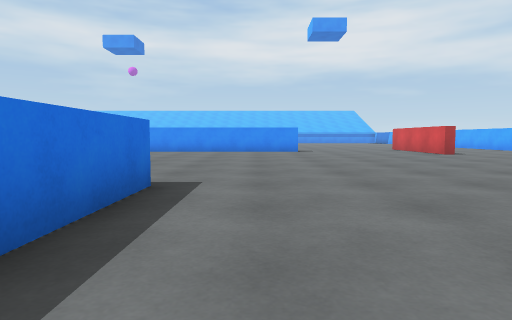
[1] (above)

23 first-person views from a walk through a Unity game level. The camera is 0.62 m above the floor, tilts 4° down and sees 75° across. The floor is counted in squares, 1 m on a side. Each view is taken from the middle of a square. On the plan, view 1 faces up. The plan holds only what a view shows up to about 10 squares ahead; the rest is blank. The place goes on beyond the plan. The player character is not drawn.

[2]
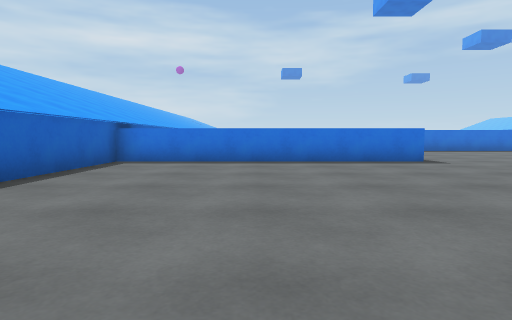

[3]
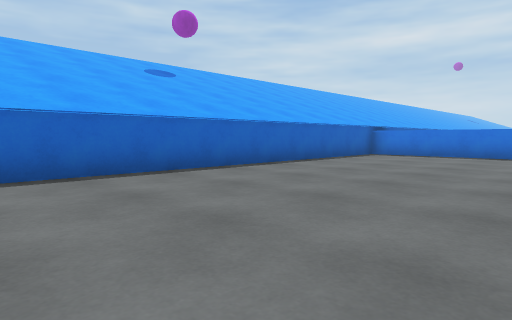

[4]
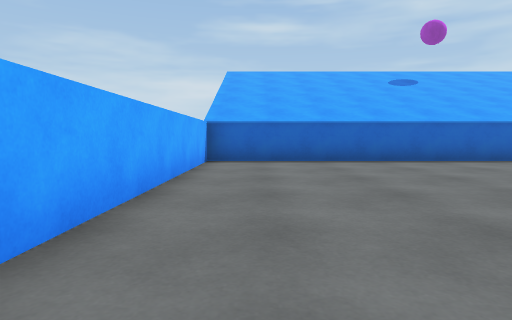

[5]
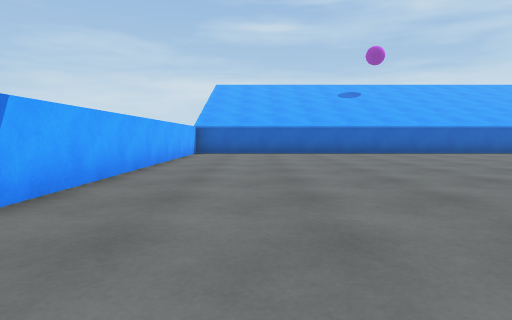

[6]
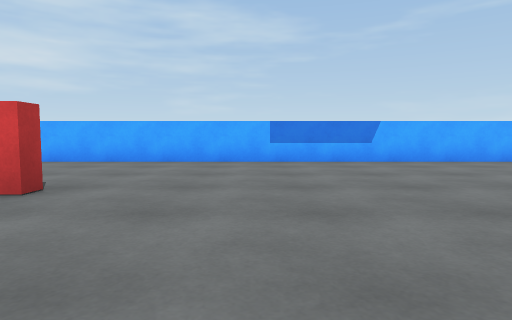

[7]
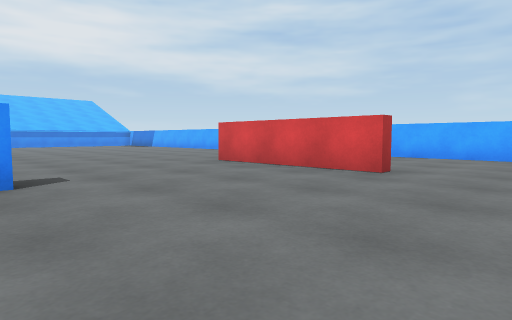

[8]
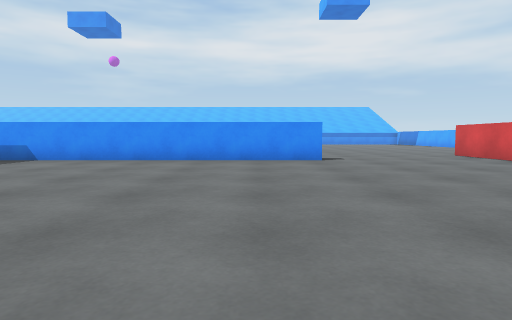

[9]
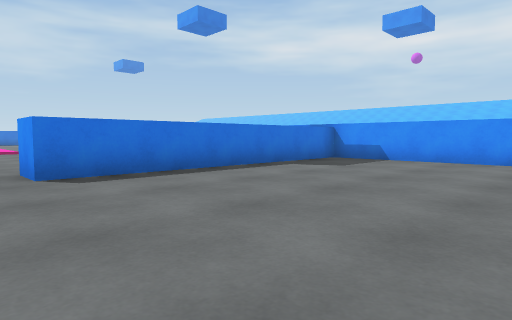

[10]
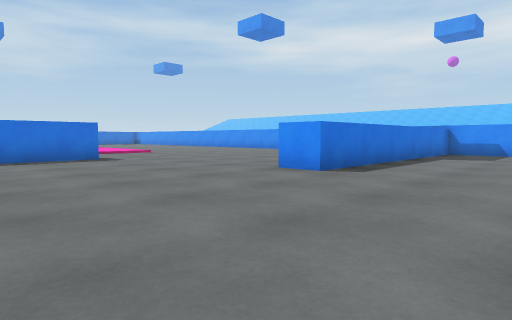

[11]
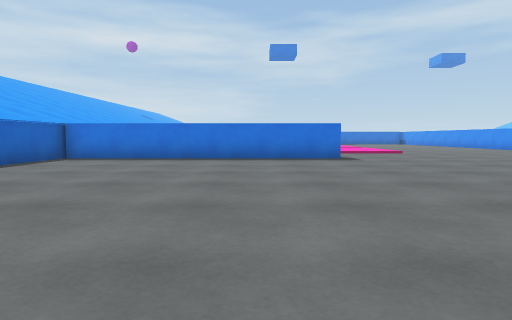

[12]
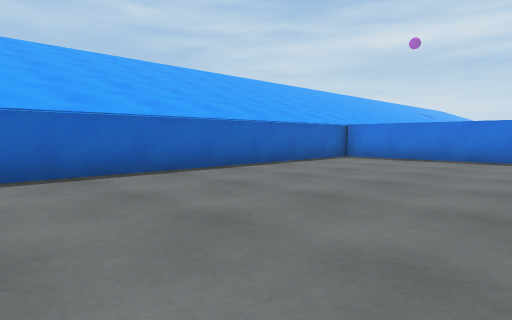

[13]
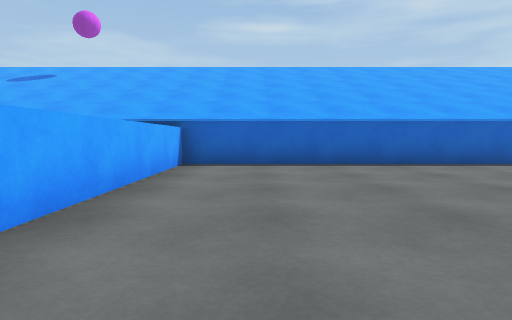

[14]
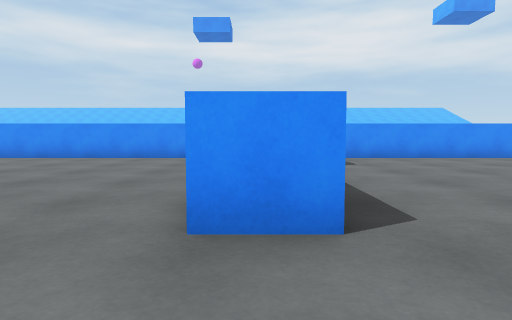

[15]
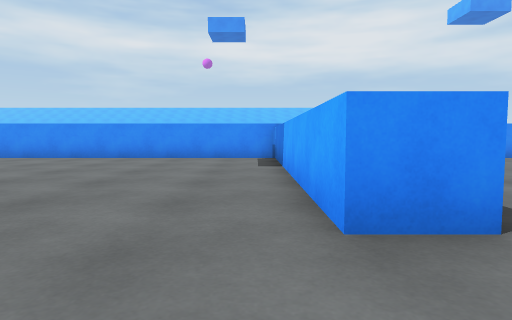

[16]
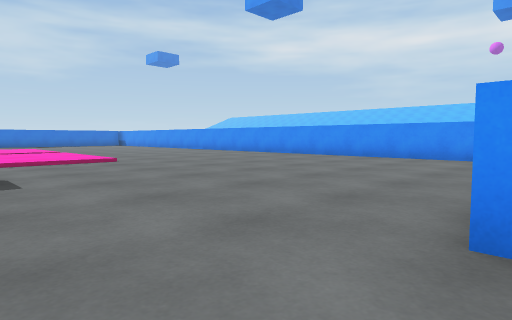

[17]
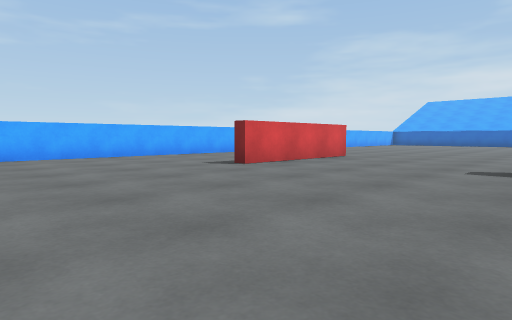

[18]
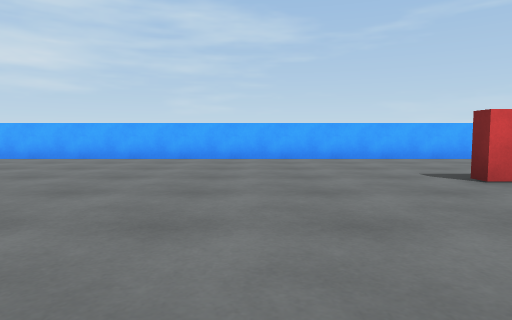

[19]
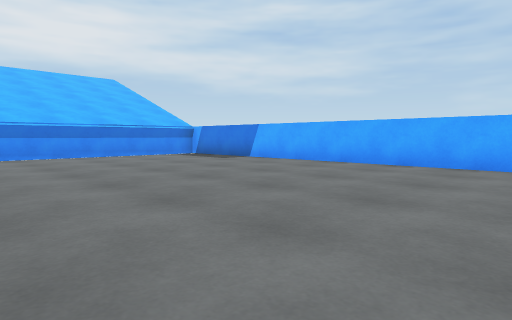

[20]
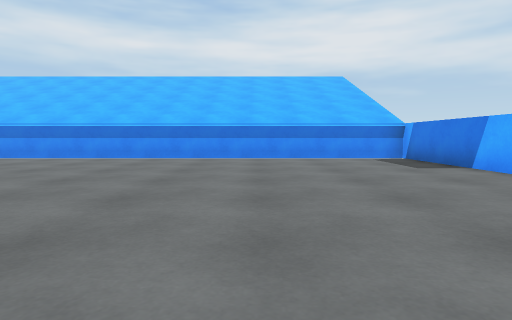

[21]
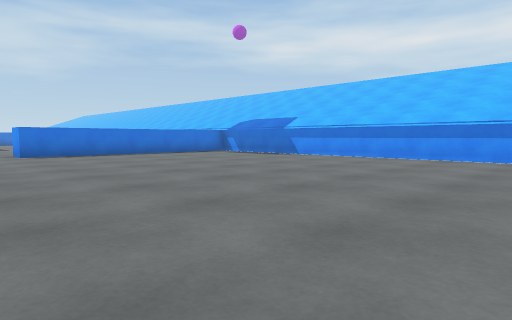

[22]
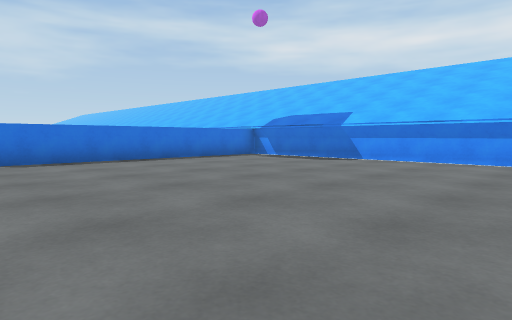

[23]
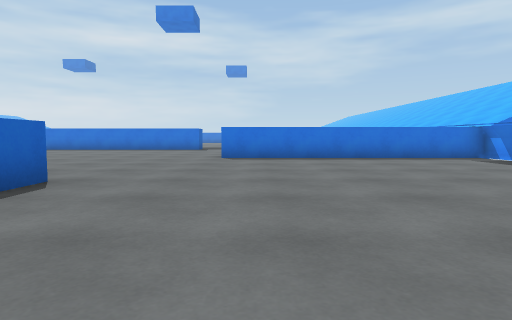

### Floor plan
Points are (right, up) in squares from view 1. A wall is a line through its corners. A room is listed if a view was taken in it or the views show most of it. See-through windows are left out.
Room 1 (views 1, 2, 3, 4, 5, 6, 7, 8, 9, 10, 11, 12, 13, 14, 15, 16, 17, 18, 19, 20, 21, 22, 23)
walls: (1.8, 13.7) (-7.4, 13.7) (-7.4, 6.1) (-8.4, 6.1) (-8.4, 13.7) (-14.5, 13.7); (-2.6, 22.1) (-1.6, 22.1); (6.9, 11.5) (6.5, 11.5) (6.5, 15.9) (6.9, 15.9); (-1.3, 4.2) (-1.3, -3.5) (11.2, -3.5) (11.2, 31.6) (-4.6, 31.6); (-13.5, 4.5) (-13.5, -3.5) (-2.3, -3.5) (-2.3, 1.9); (-6.5, 31.6) (-7.7, 31.6) (-7.7, 24) (-8.2, 24)

Positions as (right, up) in squares from view 1, and headings:
1: (0, 0), facing up
2: (7, 0), facing left
3: (10, 2), facing down-left
4: (10, 5), facing down
5: (9, 9), facing down
6: (3, 9), facing right
7: (1, 9), facing up-right
8: (0, 5), facing up
9: (-2, 5), facing up-left
10: (-4, 1), facing up-left
11: (-4, 2), facing left
12: (-4, 2), facing down-left
13: (-4, 4), facing down
14: (-8, 4), facing up
15: (-9, 4), facing up
16: (-8, 4), facing up-left
17: (1, 21), facing down-right
18: (2, 19), facing right
19: (4, 21), facing up-right
20: (7, 22), facing up
21: (4, 22), facing up-left
22: (1, 23), facing up-left
23: (2, 25), facing left
